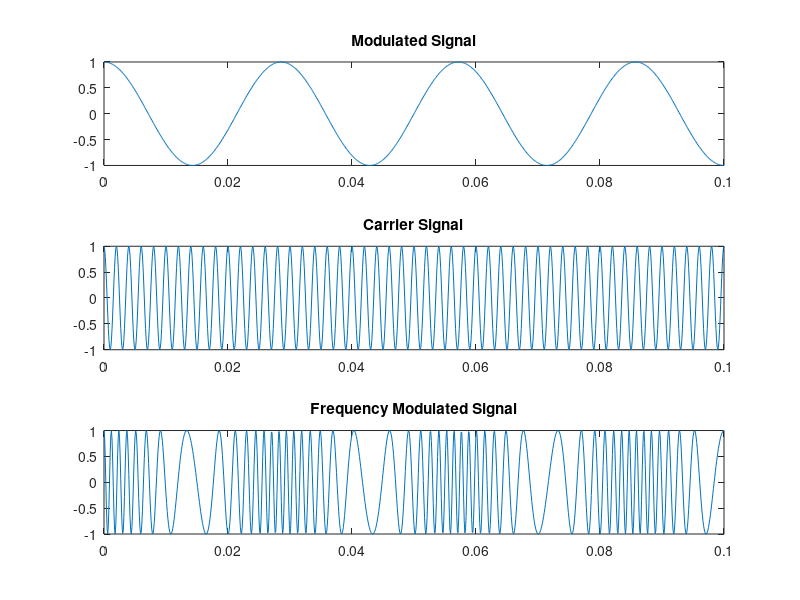

Recreate this plot in MATLAB.
clc;
close all;
clear all;

mf = 10;
fs = 10000;
fm = 35;
fc = 500;
Am = 1;
Ac = 1;
t = 0:1/fs:0.1;

ym = Am*cos(2*pi*fm*t);
yc = Ac*cos(2*pi*fc*t);
yfm = Ac*cos(2*pi*fc*t + mf*sin(2*pi*fm*t));

subplot(3, 1, 1);
plot(t, ym);
title("Modulated Signal");

subplot(3, 1, 2);
plot(t, yc);
title("Carrier Signal");

subplot(3, 1, 3);
plot(t, yfm);
title("Frequency Modulated Signal");